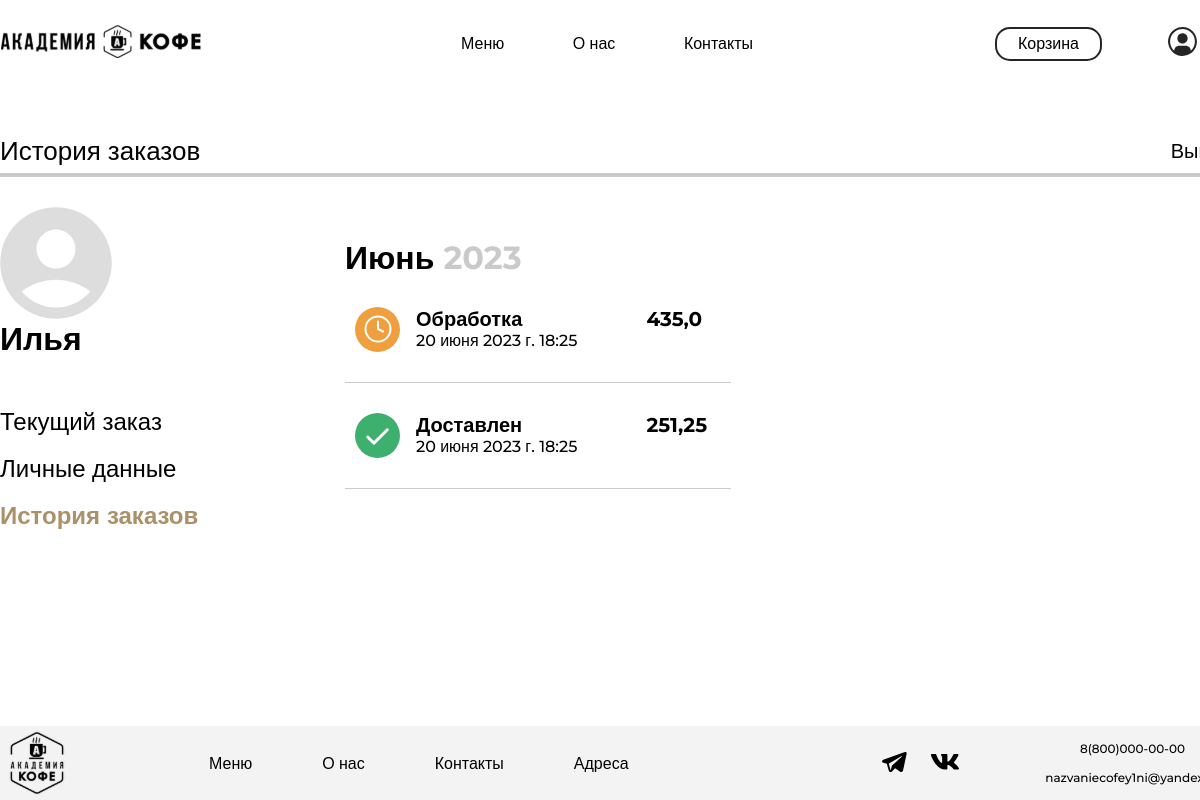
The app's page /history/ (signed in) with its own data.
### academyCoffee/models.py (models this page shows, shortened)
class User(AbstractUser):
    regions = [
        ('Красноярск', 'Красноярск'),
        ('Москва', 'Москва'),
        ('Санкт-Петербург', 'Санкт-Петербург'),
        ('Новосибирск', 'Новосибирск'),
    ]
    username = models.CharField(unique=False, blank=True, null=True, max_length=20)
    region = models.TextField('Регион', max_length=50, choices=regions, blank=True)
    PNumber = PhoneNumberField('Номер телефона', blank=False, null=False, unique=True, region="RU")
    DateOfBirth = models.DateField("День рождения", default=timezone.now)
    payment_method = models.CharField('Способ оплаты', max_length=20, default='Наличные')
    USERNAME_FIELD = "PNumber"
    REQUIRED_FIELDS = ["email"]

class Order(models.Model):
    CREATED = 0
    COOKING = 1
    PREPARED = 2
    DELIVERED = 3
    STATUSES = (
        (CREATED, 'Обработка'),
        (COOKING, 'Готовим'),
        (PREPARED, 'Можно забирать'),
        (DELIVERED, 'Доставлен'),
    )
    basket_history = models.JSONField(default=dict)
    created = models.DateTimeField(default=timezone.now)
    user = models.ForeignKey(to=User, on_delete=models.CASCADE)
    status = models.SmallIntegerField(default=CREATED, choices=STATUSES)
    serving = models.CharField('Сервировка', max_length=50)
    address = models.CharField('Адрес', max_length=100)
    payment_method = models.CharField('Способ оплаты', max_length=20)
    promocode_name = models.CharField('Промокод', max_length=20, blank=True, null=True)

### academyCoffee/views.py (the view)
# urls.py: path('history/', views.OrderListView.as_view(), name='orderhistory'),
class OrderListView(TitleMixin, ListView):
    template_name = 'main/orderhistory.html'
    title = 'История заказов'
    dates = [12, 11, 10, 9, 8, 7, 6, 5, 4, 3, 2, 1]
    queryset = Order.objects.all()
    def get_queryset(self):
        queryset = super(OrderListView, self).get_queryset()
        queryset = Order.objects.filter(user=self.request.user)
        return queryset
    def get_context_data(self, **kwargs):
        context = super(OrderListView, self).get_context_data()
        context['dates'] = self.dates
        context['orderdates'] = Order.objects.filter(user=self.request.user).annotate(
            month=TruncMonth('created')).values('month').distinct().reverse()
        return context

### academyCoffee/common/views.py (called while the page is built)
    def get_context_data(self, **kwargs):
        context = super(TitleMixin, self).get_context_data(**kwargs)
        context['title'] = self.title
        return context

### academyCoffee/templates/main/orderhistory.html (shortened to what this page needs)
{% extends 'main/base.html' %}
{% load static %}
{% block style %}
    <link rel="stylesheet" href="{% static 'orderhistory/css/style.css' %}">
{% endblock %}
{% block content %}
    <main>
        <div class="up-line-container">
            <h2 class="personal-up-title">История заказов</h2>
            <a class="log-out">Выйти</a>
        </div>
        <div class="personal-line"></div>
        <div class="main-container">
            <div class="personal-account-left-container">
                <img class="personal-avatar" src="{% static 'personalaccount/img/avatar_account.svg' %}" width="112"
                     height="112">
                <p class="personal-name">{{ user.first_name }}</p>
                <ul class="personal-account-nav-list">
                    <li class="personal-account-nav-list-item">
                        <a class="personal-account-nav-link" href="{% url 'currentorder' %}">
                            Текущий заказ
                        </a>
                    </li>
                    <li class="personal-account-nav-list-item">
                        <a class="personal-account-nav-link" href="{% url 'profile' user.id %}">
                            Личные данные
                        </a>
                    </li>
                    <li class="personal-account-nav-list-item">
                        <a class="personal-account-nav-link active-link">
                            История заказов
                        </a>
                    </li>
                </ul>
            </div>
            <div class="order-history-left-container">
                <ul class="months-list">
                    {% for orderdate in orderdates %}
                        <li class="months-list-item">
                            {% if orderdate.month.month == 6 %}
                                <h3>
                                    Июнь <span class="low-opacity-text">{{ orderdate.month.year }}</span>
                                </h3>
                            {% endif %}
                            <ul class="order-list">
                                {% for order in object_list %}
                                    {% if order.created.month == orderdate.month.month %}
                                        <li class="order-list-item waiting">
                                            <div class="order-list-item-container">
                                                <img class="status-image"
                                                        {% if order.status == 0 %}
                                                     src="{% static 'orderhistory/img/waiting.svg' %}"
                                                        {% elif order.status == 1 %}
                                                     src="{% static 'orderhistory/img/waiting.svg' %}"
                                                        {% elif order.status == 2 %}
                                                     src="{% static 'orderhistory/img/waiting.svg' %}"
                                                        {% elif order.status == 3 %}
                                                     src="{% static 'orderhistory/img/done.svg' %}"
                                                        {% endif %}>
                                                <div class=" order-list-item-middle-container">
                                                    <p class="status-text">{{ order.get_status_display }}</p>
                                                    <p class="order-date">{{ order.created }}</p>
                                                </div>
                                                {% if order.promocode_name == 'СКИДКА' %}
                                                    <p class="total-price">{{ order.basket_history.stock_sum }}</p>
                                                {% else %}
                                                    <p class="total-price">{{ order.basket_history.total_sum }}</p>
                                                {% endif %}
                                            </div>
                                            <div class="order-list-line"></div>
                                        </li>
                                    {% endif %}
                                {% endfor %}
                            </ul>
                        </li>
                    {% endfor %}
                </ul>
            </div>
        </div>
    </main>
{% endblock %}

### academyCoffee/static/base/css/base.css (style rules this page uses)
* { font-family: 'Montserrat', Arial, sans-serif; }
main { min-width: 1230px; margin: 0 auto auto; flex-grow: 1; }
html { scroll-behavior: smooth; }
p,h1,h2,h3,h4,h5,h6 { margin: 0; }
body { margin: 0 0 0 0; padding: 0; font-size: 20px; font-weight: 500; line-height: 20px; display: flex; flex-direction: column; justify-content: space-between; align-items: center; min-height: 100vh; }
a { color: black; text-decoration: none; }
ul { padding: 0; margin: 0; list-style: none; }

### academyCoffee/static/orderhistory/css/style.css (style rules this page uses)
.up-line-container { display: flex; justify-content: space-between; height: 45px; align-items: center; }
.personal-up-title { font-style: normal; font-weight: 500; font-size: 26px; line-height: 32px; margin: 0; }
.personal-line { border: 2px solid #CACACA; }
.main-container { display: flex; margin-top: 30px; }
.personal-account-left-container { width: 255px; display: flex; flex-direction: column; margin-right: 90px; }
.personal-avatar { width: 112px; height: 112px; display: block; }
.personal-name { font-weight: 700; font-size: 32px; line-height: 39px; margin: 0 0 49px; }
.personal-account-nav-list { display: flex; gap: 18px; flex-direction: column; }
.personal-account-nav-list a { font-size: 24px; line-height: 29px; }
.active-link { pointer-events: none; cursor: default; color: #AB9169; font-weight: bold; }
.order-history-left-container { display: flex; margin-top: 20px; align-items: center; }
.months-list { display: flex; gap: 110px; flex-wrap: wrap; }
.months-list-item { width: 386px; }
.months-list-item h3 { font-style: normal; font-weight: 700; font-size: 32px; line-height: 39px; margin-bottom: 30px; }
.low-opacity-text { color: #CACACA; }
.order-list-item-container { display: flex; }
.status-image { margin: 0 16px 0 10px; }
.order-list-item-middle-container { margin-right: 69px; }
.status-text { font-style: normal; font-weight: 700; font-size: 20px; line-height: 24px; }
.order-date { font-style: normal; font-weight: 500; font-size: 16px; line-height: 20px; }
.total-price { font-style: normal; font-weight: 700; font-size: 20px; line-height: 24px; }
.order-list-line { width: 386px; border-bottom: 1px solid #CACACA; margin: 30px 0; }

### records on screen
User: first_name "Илья"
Order: status "Обработка", created "20 июня 2023 г. 18:25", basket_history.total_sum "435,0"
Order: status "Доставлен", created "20 июня 2023 г. 18:25", basket_history.stock_sum "251,25"

### other values on screen
{{ orderdate.month.year }} "2023"
